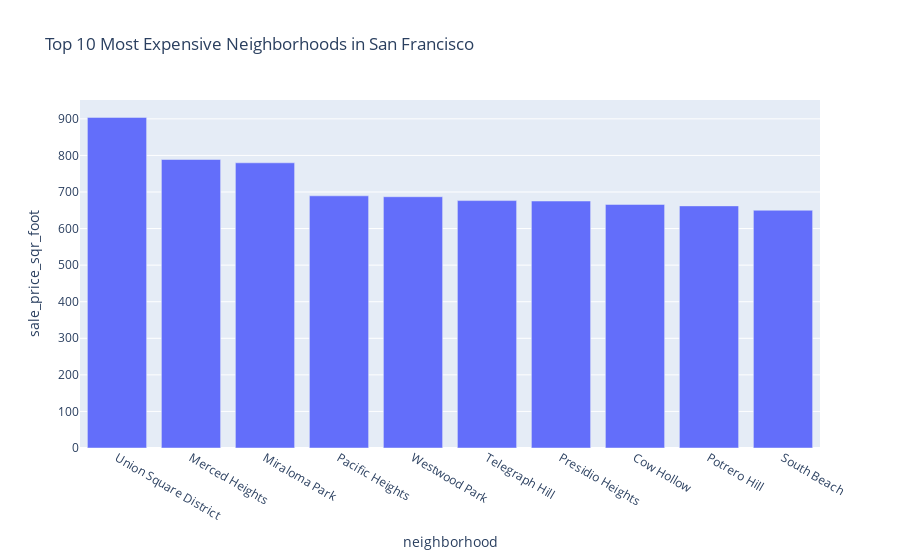

Write notebook code for a chart like this one.
### Code cell
top_most_expensive_neighborhoods()

### Figure 1 — Plotly figure (JSON) as saved in the notebook; plotly's stock layout.template omitted (floating-point values rounded to 4 significant figures)
{"data": [{"alignmentgroup": "True", "hovertemplate": "neighborhood=%{x}<br>sale_price_sqr_foot=%{y}<extra></extra>", "legendgroup": "", "marker": {"color": "#636efa"}, "name": "", "offsetgroup": "", "orientation": "v", "showlegend": false, "textposition": "auto", "type": "bar", "x": ["Union Square District", "Merced Heights", "Miraloma Park", "Pacific Heights", "Westwood Park", "Telegraph Hill", "Presidio Heights", "Cow Hollow", "Potrero Hill", "South Beach"], "xaxis": "x", "y": [904.0, 788.8, 779.8, 689.6, 687.1, 676.5, 675.4, 666.0, 662.0, 650.1], "yaxis": "y"}], "layout": {"autosize": true, "barmode": "relative", "legend": {"tracegroupgap": 0}, "title": {"text": "Top 10 Most Expensive Neighborhoods in San Francisco"}, "xaxis": {"anchor": "y", "autorange": true, "domain": [0, 1], "range": [-0.5, 9.5], "title": {"text": "neighborhood"}, "type": "category"}, "yaxis": {"anchor": "x", "autorange": true, "domain": [0, 1], "range": [0, 951.6], "title": {"text": "sale_price_sqr_foot"}, "type": "linear"}}}
